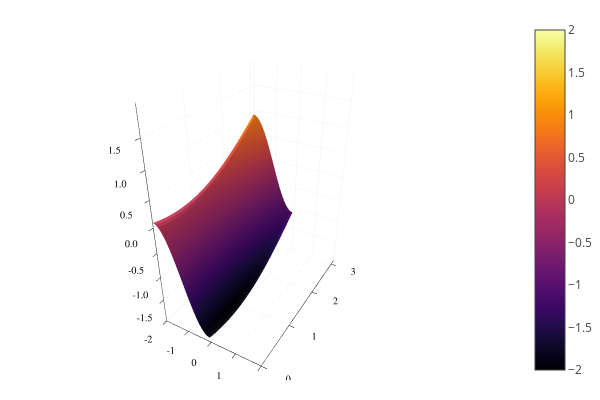

Notebook code cell kept with this figure:
### Code cell
X = LinRange(-2,2,40)
Y = LinRange(0,pi,20)
z = [sin(x) + cos(y) for x in X, y in Y]
surface(X,Y,z)

### Figure 1 — Plotly figure (JSON) as saved in the notebook; plotly's stock layout.template omitted (floating-point values rounded to 4 significant figures; data arrays with more than 128 entries replaced by an {"elided": "..."} marker saying what was removed)
{"data": [{"colorbar": {"title": ""}, "colorscale": [[0, "rgba(0, 0, 4, 1.000)"], [0.03448, "rgba(4, 3, 20, 1.000)"], [0.06897, "rgba(13, 8, 41, 1.000)"], [0.1034, "rgba(24, 12, 60, 1.000)"], [0.1379, "rgba(38, 12, 81, 1.000)"], [0.1724, "rgba(54, 9, 97, 1.000)"], [0.2069, "rgba(69, 10, 105, 1.000)"], [0.2414, "rgba(84, 15, 109, 1.000)"], [0.2759, "rgba(97, 19, 110, 1.000)"], [0.3103, "rgba(111, 25, 110, 1.000)"], [0.3448, "rgba(125, 30, 109, 1.000)"], [0.3793, "rgba(140, 35, 105, 1.000)"], [0.4138, "rgba(154, 40, 101, 1.000)"], [0.4483, "rgba(166, 45, 96, 1.000)"], [0.4828, "rgba(180, 51, 89, 1.000)"], [0.5172, "rgba(193, 58, 80, 1.000)"], [0.5517, "rgba(206, 67, 71, 1.000)"], [0.5862, "rgba(216, 76, 62, 1.000)"], [0.6207, "rgba(226, 87, 52, 1.000)"], [0.6552, "rgba(235, 100, 41, 1.000)"], [0.6897, "rgba(241, 115, 29, 1.000)"], [0.7241, "rgba(247, 130, 18, 1.000)"], [0.7586, "rgba(250, 144, 8, 1.000)"], [0.7931, "rgba(252, 161, 8, 1.000)"], [0.8276, "rgba(252, 178, 22, 1.000)"], [0.8621, "rgba(250, 196, 42, 1.000)"], [0.8966, "rgba(246, 213, 67, 1.000)"], [0.931, "rgba(243, 229, 93, 1.000)"], [0.9655, "rgba(242, 244, 130, 1.000)"], [1, "rgba(252, 255, 164, 1.000)"]], "name": "y1", "opacity": null, "showlegend": false, "showscale": true, "type": "surface", "x": [-2, -1.897, -1.795, -1.692, -1.59, -1.487, -1.385, -1.282, -1.179, -1.077, -0.9744, -0.8718, -0.7692, -0.6667, -0.5641, -0.4615, -0.359, -0.2564, -0.1538, -0.05128, 0.05128, 0.1538, 0.2564, 0.359, 0.4615, 0.5641, 0.6667, 0.7692, 0.8718, 0.9744, 1.077, 1.179, 1.282, 1.385, 1.487, 1.59, 1.692, 1.795, 1.897, 2], "xaxis": "x1", "y": [0, 0.1653, 0.3307, 0.496, 0.6614, 0.8267, 0.9921, 1.157, 1.323, 1.488, 1.653, 1.819, 1.984, 2.15, 2.315, 2.48, 2.646, 2.811, 2.976, 3.142], "yaxis": "y1", "z": {"elided": "40x20 float values"}, "zmax": 2.0, "zmin": -2.0}], "layout": {"annotations": [], "height": 400, "legend": {"bgcolor": "rgba(255, 255, 255, 1.000)", "bordercolor": "rgba(0, 0, 0, 1.000)", "font": {"color": "rgba(0, 0, 0, 1.000)", "family": "sans-serif", "size": 11}, "tracegroupgap": 0, "x": 1, "y": 1}, "margin": {"b": 20, "l": 0, "r": 0, "t": 20}, "paper_bgcolor": "rgba(255, 255, 255, 1.000)", "plot_bgcolor": "rgba(255, 255, 255, 1.000)", "scene": {"camera": {"eye": {"x": 1.126, "y": -1.95, "z": 1.3}}, "xaxis": {"anchor": "y1", "domain": [0.02138, 0.9934], "gridcolor": "rgba(0, 0, 0, 0.100)", "gridwidth": 0.5, "linecolor": "rgba(0, 0, 0, 1.000)", "mirror": false, "range": [-2, 2], "showgrid": true, "showline": true, "showticklabels": true, "tickangle": 0, "tickcolor": "rgb(0, 0, 0)", "tickfont": {"color": "rgba(0, 0, 0, 1.000)", "family": "sans-serif", "size": 11}, "tickmode": "array", "ticks": "inside", "ticktext": ["-2", "-1", "0", "1", "2"], "tickvals": [-2, -1, 0, 1, 2], "title": "", "titlefont": {"color": "rgba(0, 0, 0, 1.000)", "family": "sans-serif", "size": 15}, "type": "-", "visible": true, "zeroline": false, "zerolinecolor": "rgba(0, 0, 0, 1.000)"}, "yaxis": {"anchor": "x1", "domain": [0.03762, 0.9902], "gridcolor": "rgba(0, 0, 0, 0.100)", "gridwidth": 0.5, "linecolor": "rgba(0, 0, 0, 1.000)", "mirror": false, "range": [0, 3.142], "showgrid": true, "showline": true, "showticklabels": true, "tickangle": 0, "tickcolor": "rgb(0, 0, 0)", "tickfont": {"color": "rgba(0, 0, 0, 1.000)", "family": "sans-serif", "size": 11}, "tickmode": "array", "ticks": "inside", "ticktext": ["0", "1", "2", "3"], "tickvals": [0, 1, 2, 3], "title": "", "titlefont": {"color": "rgba(0, 0, 0, 1.000)", "family": "sans-serif", "size": 15}, "type": "-", "visible": true, "zeroline": false, "zerolinecolor": "rgba(0, 0, 0, 1.000)"}, "zaxis": {"gridcolor": "rgba(0, 0, 0, 0.100)", "gridwidth": 0.5, "linecolor": "rgba(0, 0, 0, 1.000)", "mirror": false, "range": [-2.0, 2.0], "showgrid": true, "showline": true, "showticklabels": true, "tickangle": 0, "tickcolor": "rgb(0, 0, 0)", "tickfont": {"color": "rgba(0, 0, 0, 1.000)", "family": "sans-serif", "size": 11}, "tickmode": "array", "ticks": "inside", "ticktext": ["-1.5", "-1.0", "-0.5", "0.0", "0.5", "1.0", "1.5"], "tickvals": [-1.5, -1, -0.5, 0, 0.5, 1, 1.5], "title": "", "titlefont": {"color": "rgba(0, 0, 0, 1.000)", "family": "sans-serif", "size": 15}, "type": "-", "visible": true, "zeroline": false, "zerolinecolor": "rgba(0, 0, 0, 1.000)"}}, "showlegend": true, "width": 600}}
